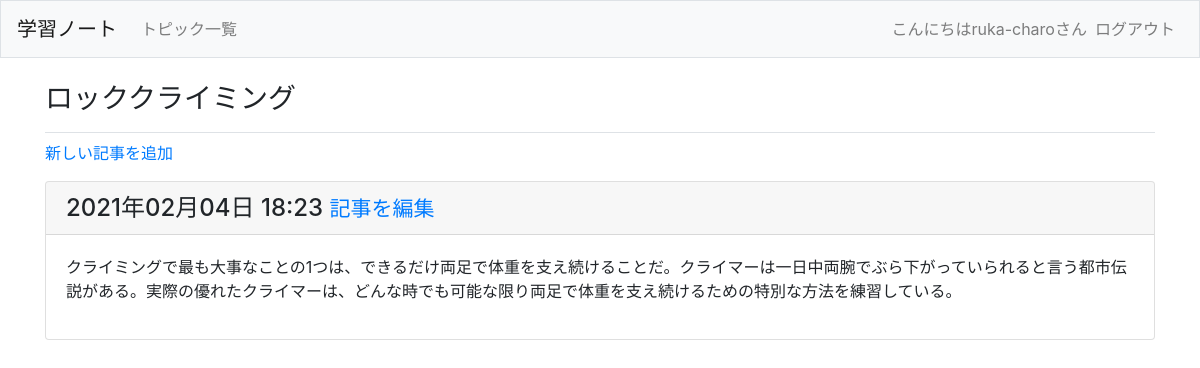
The page /topics/2/ (signed in) on the database its author committed.
### learning_logs/models.py (models this page shows, shortened)
class Topic(models.Model):
    text = models.CharField(max_length=200)
    date_added = models.DateTimeField(auto_now_add=True)
    owner = models.ForeignKey(User, on_delete=models.CASCADE)
    def __str__(self):
        return self.text

class Entry(models.Model):
    topic = models.ForeignKey(Topic, on_delete=models.CASCADE)
    text = models.TextField()
    date_added = models.DateTimeField(auto_now_add=True)
    class Meta:
        verbose_name_plural = 'entries'

### learning_logs/views.py (the view)
# urls.py: path('topics/<int:topic_id>/', views.topic, name='topic'),
@login_required
def topic(request, topic_id):
    topic = Topic.objects.get(id=topic_id)
    if topic.owner != request.user:
        raise Http404
    entries = topic.entry_set.order_by('-date_added')
    context = {'topic': topic, 'entries': entries}
    return render(request, 'learning_logs/topic.html', context)

### learning_logs/templates/learning_logs/topic.html (shortened to what this page needs)
{% extends 'learning_logs/base.html' %}
{% block page_header %}
<h3>{{ topic }}</h3>
{% endblock page_header %}
{% block content %}
  <p>
    <a href="{% url 'learning_logs:new_entry' topic.id %}">新しい記事を追加</a>
  </p>
  {% for entry in entries %}
    <div class="card mb-3">
      <h4 class='card-header'>
        {{ entry.date_added|date:'Y年m月d日 H:i' }}
        <small>
          <a href="{% url 'learning_logs:edit_entry' entry.id %}">記事を編集</a>
        </small>
      </h4>
      <div class="card-body">
        {{ entry.text|linebreaks }}
      </div>
    </div>
  {% empty %}
    <p>このトピックにはまだ記事がありません。</p>
  {% endfor %}
{% endblock content %}

### learning_logs/templates/learning_logs/base.html (shortened to what this page needs)
{% load bootstrap4 %}
<!DOCTYPE html>
<html lang='ja'>
<head>
  {% bootstrap_css %}
</head>
<body>
  <nav class='navbar navbar-expand-md navbar-light bg-light mb-4 border'>
    <a class='navbar-brand' href="{% url 'learning_logs:index' %}">
    学習ノート</a>
  <div class="collapse navbar-collapse" id='navbarCollapse'>
    <ul class='navbar-nav mr-auto'>
      <li class='nav-item'>
        <a class='nav-link' href="{% url 'learning_logs:topics' %}">トピック一覧</a>
      </li>
    </ul>
    <ul class='navbar-nav ml-auto'>
      {% if user.is_authenticated %}
      <li class='nav-item'>
        <span class='navbar-text'>こんにちは{{ user.username }}さん</span>
      </li>
      <li class='nav-item'>
        <a class=nav-link href="{% url 'users:logout' %}">ログアウト</a>
      </li>
      {% endif %}
    </ul>
  </div>
  </nav>
  <main role='main' class='container'>
    <div class="pb-2 mb-2 border-bottom">
      {% block page_header %}{% endblock page_header %}
    </div>
    <div>
      {% block content %}{% endblock content %}
    </div>
  </main>
</body>
</html>

### rows shown on the page
Topic: text "ロッククライミング"
Entry: date_added "2021年02月04日 18:23", text "クライミングで最も大事なことの1つは、できるだけ両足で体重を支え続けることだ。クライマーは一日中両腕でぶら下がっていられると言う都市伝説がある。実際の優れたクライマーは、どんな時でも可能な限り両足で体重を支え続けるための特別な方法を練習している。"

### other values the page prints
{{ user.username }} "ruka-charo"
